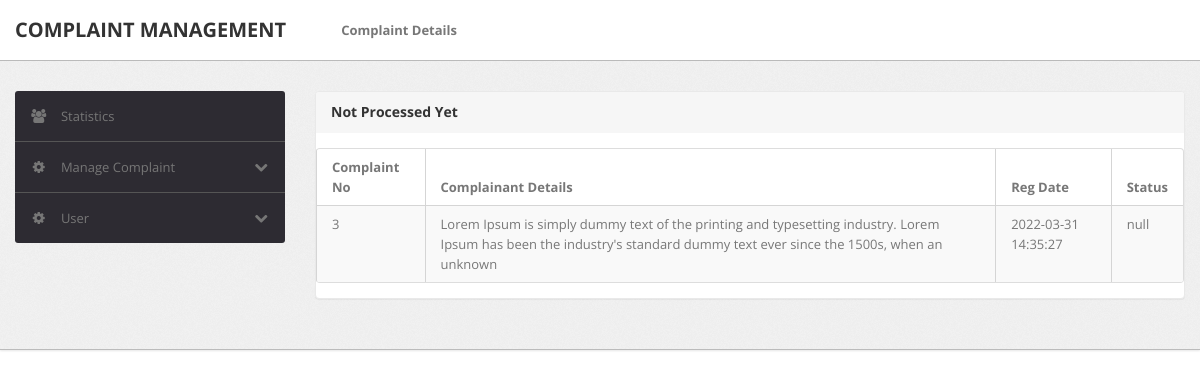
Screenshot of /ComplaintDetails/notprocess-complaint.php with the database file from the repository.
### tables this page shows
CREATE TABLE `tblcomplaints` (
  `complaintNumber` int(11) NOT NULL,
  `userId` int(11) NOT NULL,
  `category` int(11) NOT NULL,
  `complaintDetails` mediumtext NOT NULL,
  `status` varchar(50) DEFAULT NULL,
  `userName` varchar(255) DEFAULT NULL,
  `userEmail` varchar(255) DEFAULT NULL,
  `userPhone` int(11) DEFAULT NULL,
  `date` timestamp NOT NULL DEFAULT current_timestamp() ON UPDATE current_timestamp(),
  `year` int(4) DEFAULT NULL
);

### ComplaintDetails/notprocess-complaint.php (the view, shortened to what this page needs)
<?php
include('config.php');
?>
<!DOCTYPE html>
<html lang="en">
<head>
	<link type="text/css" href="bootstrap/css/bootstrap.min.css" rel="stylesheet">
	<link type="text/css" href="bootstrap/css/bootstrap-responsive.min.css" rel="stylesheet">
	<link type="text/css" href="css/theme.css" rel="stylesheet">
	<link type="text/css" href="images/icons/css/font-awesome.css" rel="stylesheet">
</head>
<body>
<?php include('header.php');?>
	<div class="wrapper">
		<div class="container">
			<div class="row">
      <?php include('sidebar.php');?>
			<div class="span9">
					<div class="content">
	          <div class="module">
							<div class="module-head">
								<h3>Not Processed Yet</h3>
							</div>
							<div class="module-body table">
								<table cellpadding="0" cellspacing="0" border="0" class="table table-bordered table-striped	 display" >
									<thead>
										<tr>
											<th>Complaint No</th>
											<th>Complainant Details</th>
											<th>Reg Date</th>
											<th>Status</th>
										</tr>
									</thead>
                  <tbody>
                    <?php
                    $query=mysqli_query($bd, "select * from tblcomplaints where status='null' ");
                    while($row=mysqli_fetch_array($query))
                    {
                    ?>
										<tr>
											<td><?php echo htmlentities($row['complaintNumber']);?></td>
											<td><?php echo htmlentities($row['complaintDetails']);?></td>
											<td><?php echo htmlentities($row['date']);?></td>
											<td><?php echo htmlentities($row['status']);?></td>
											</tr>
										<?php  } ?>
										</tbody>
								</table>
							</div>
						</div>
					</div>
				</div>
			</div>
		</div>
	</div>
</body>

### ComplaintDetails/css/theme.css (style rules this page uses)
body { font-size: 13px; font-family: 'Open Sans', Arial, sans-serif; background: #fff; color: #777 }
h1, h2, h3, h4, h5, h6 { color: #333; margin-top: 0 }
h3 { font-size: 20px }
.wrapper { background: url(../images/bg.png) #eee; border-bottom: 1px solid #bbb; -webkit-box-shadow: 0 1px 2px rgba(0,0,0,0.1); -moz-box-shadow: 0 1px 2px rgba(0,0,0,0.1); box-shadow: 0 1px 2px rgba(0,0,0,0.1); padding: 30px 0 }
.module { background: #fff; -webkit-border-radius: 3px; -moz-border-radius: 3px; border-radius: 3px; border: 1px solid #ccc; border-bottom-color: #bbb; -webkit-box-shadow: 0 0 1px rgba(0,0,0,0.2); -moz-box-shadow: 0 0 1px rgba(0,0,0,0.2); box-shadow: 0 0 1px rgba(0,0,0,0.2); margin-bottom: 30px }
.table { margin-bottom: 0 }
.table th, .table td { border-color: #d5d5d5!important }
.table-bordered thead:first-child tr:first-child>th:first-child, .table-bordered tbody:first-child tr:first-child>td:first-child { -webkit-border-top-left-radius: 2px; -moz-border-radius-topleft: 2px; border-top-left-radius: 2px }
.table-bordered thead:first-child tr:first-child>th:last-child, .table-bordered tbody:first-child tr:first-child>td:last-child { -webkit-border-top-right-radius: 2px; -moz-border-radius-topright: 2px; border-top-right-radius: 2px }
.table-bordered thead:last-child tr:last-child>th:first-child, .table-bordered tbody:last-child tr:last-child>td:first-child, .table-bordered tfoot:last-child tr:last-child>td:first-child { -webkit-border-bottom-left-radius: 2px; -moz-border-radius-bottomleft: 2px; border-bottom-left-radius: 2px }
.table-bordered thead:last-child tr:last-child>th:last-child, .table-bordered tbody:last-child tr:last-child>td:last-child, .table-bordered tfoot:last-child tr:last-child>td:last-child { -webkit-border-bottom-right-radius: 2px; -moz-border-radius-bottomright: 2px; border-bottom-right-radius: 2px }
.module { box-shadow: 0 0 3px rgba(0,0,0,.1); border-color: #e9e9e9; margin-bottom: 20px; background-color: #fff; border-radius: 4px; -webkit-box-shadow: 0 1px 1px rgba(0,0,0,.05); box-shadow: 0 1px 1px rgba(0,0,0,.05); }
.module-head { color: #767676; background-color: #f6f6f6; border-color: #e9e9e9; padding: 10px 15px; border-bottom: 1px solid transparent; border-top-right-radius: 3px; border-top-left-radius: 3px; }
.module-head h3 { font-size: 14px; line-height: 20px; height: 20px; margin: 0 }
.module-body { padding: 15px }
.module-body.table { padding: 15px 0 }
.module-body.table .table th, .module-body.table .table td { padding-left: 15px; padding-right: 15px }

### rows the page displays
tblcomplaints: complaintNumber "3", complaintDetails "Lorem Ipsum is simply dummy text of the printing and typesetting industry. Lorem Ipsum has been the industry's standard dummy text ever since the 1500s, when an unknown", date "2022-03-31 14:35:27", status "null"
